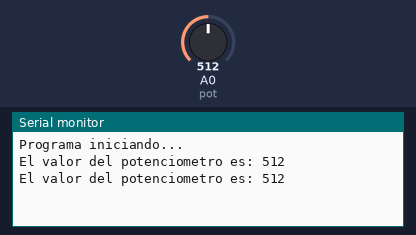
The sketch below on a simulated Arduino Uno, built with avr-gcc and run on an emulated ATmega328P. On the bench: the last lines printed to the serial monitor. The test bench sets the inputs (shaded band); at power-on: A0 (pot) = 512.

Above: at 2.8 s.
2.9 s: A0 (pot) set to 716
At 4.7 s:
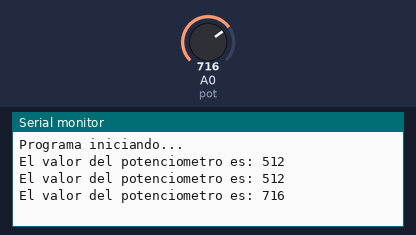
5.6 s: A0 (pot) set to 900
At 7.5 s:
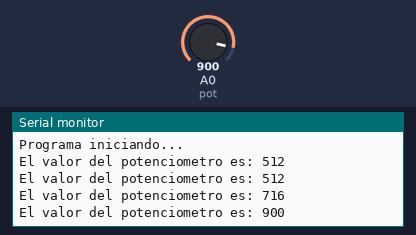
Timing chart, 0 to 9.0 s (numbered marks = the images above; inputs shaded):
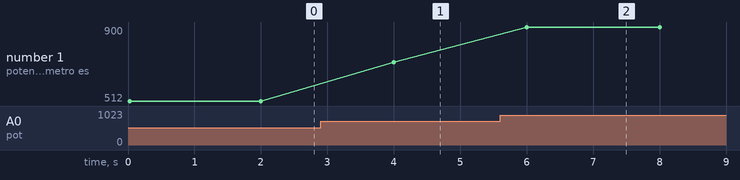

Measured:
- after the input at 2.9 s, the serial monitor: prints a new line after 1.1 s (image 1)
- after the input at 5.6 s, the serial monitor: prints a new line after 0.40 s (image 2)
- plotted number 1: 512 → 716 after the input at 2.9 s, 716 → 900 after the input at 5.6 s

The sketch:

analog1.ino
```cpp
//Definimos el puerto de lectura analogica
const int pot = A0;

//Valor de lectura analogica
int potVal = 0;

void setup() {
  //Iniciamos configuracion serial
  Serial.begin(9600);
  Serial.println("Programa iniciando...");


}

void loop() {
  //Leer el valor analogico del potenciometro
  potVal = analogRead(pot);

  //Imprimimos el valor del potenciometro
  Serial.print("El valor del potenciometro es: ");
  Serial.println(potVal);

  //generamos un retardo de 2 segundos
  delay(2000);
}
```
